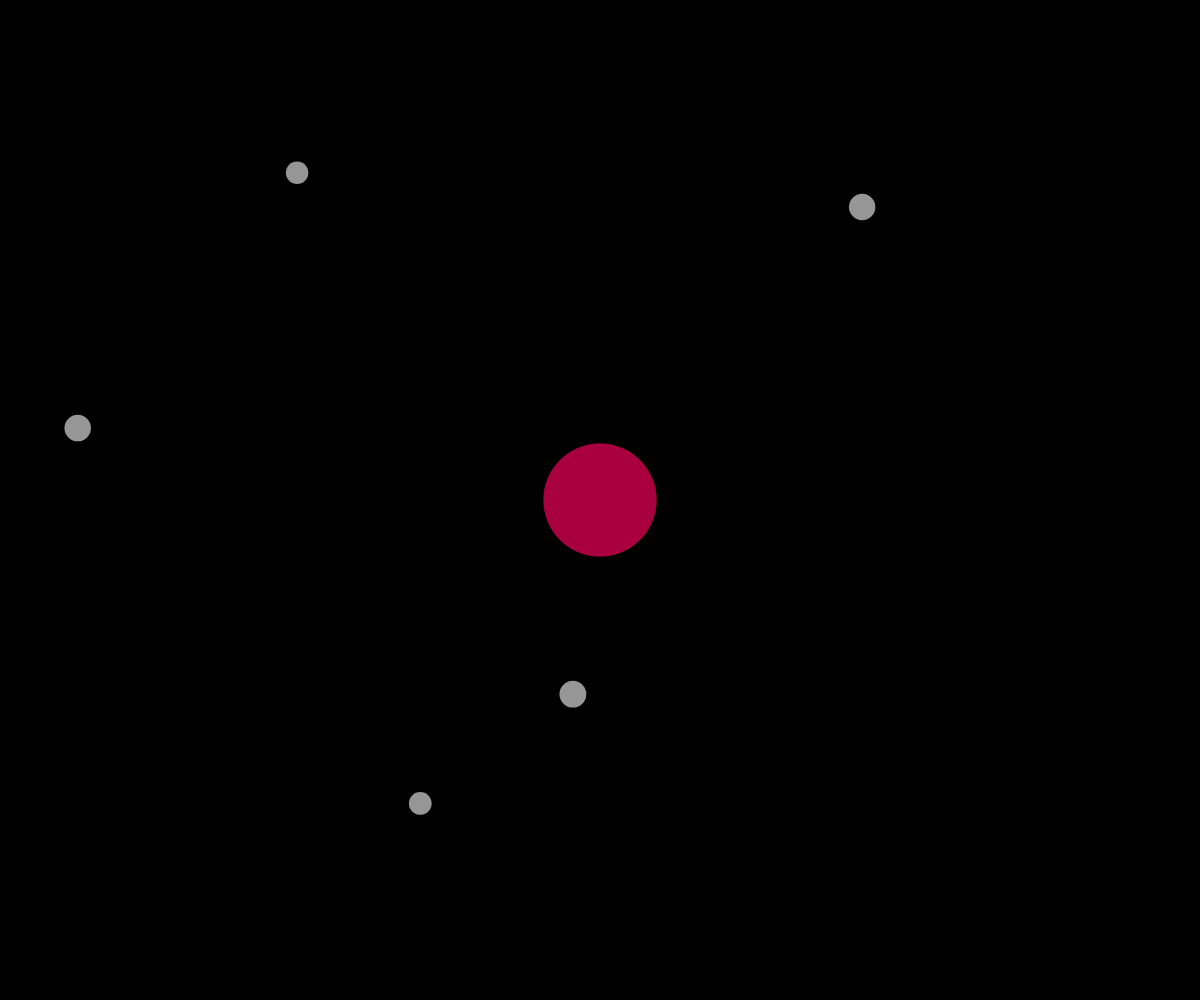
Frame 1 (no input)
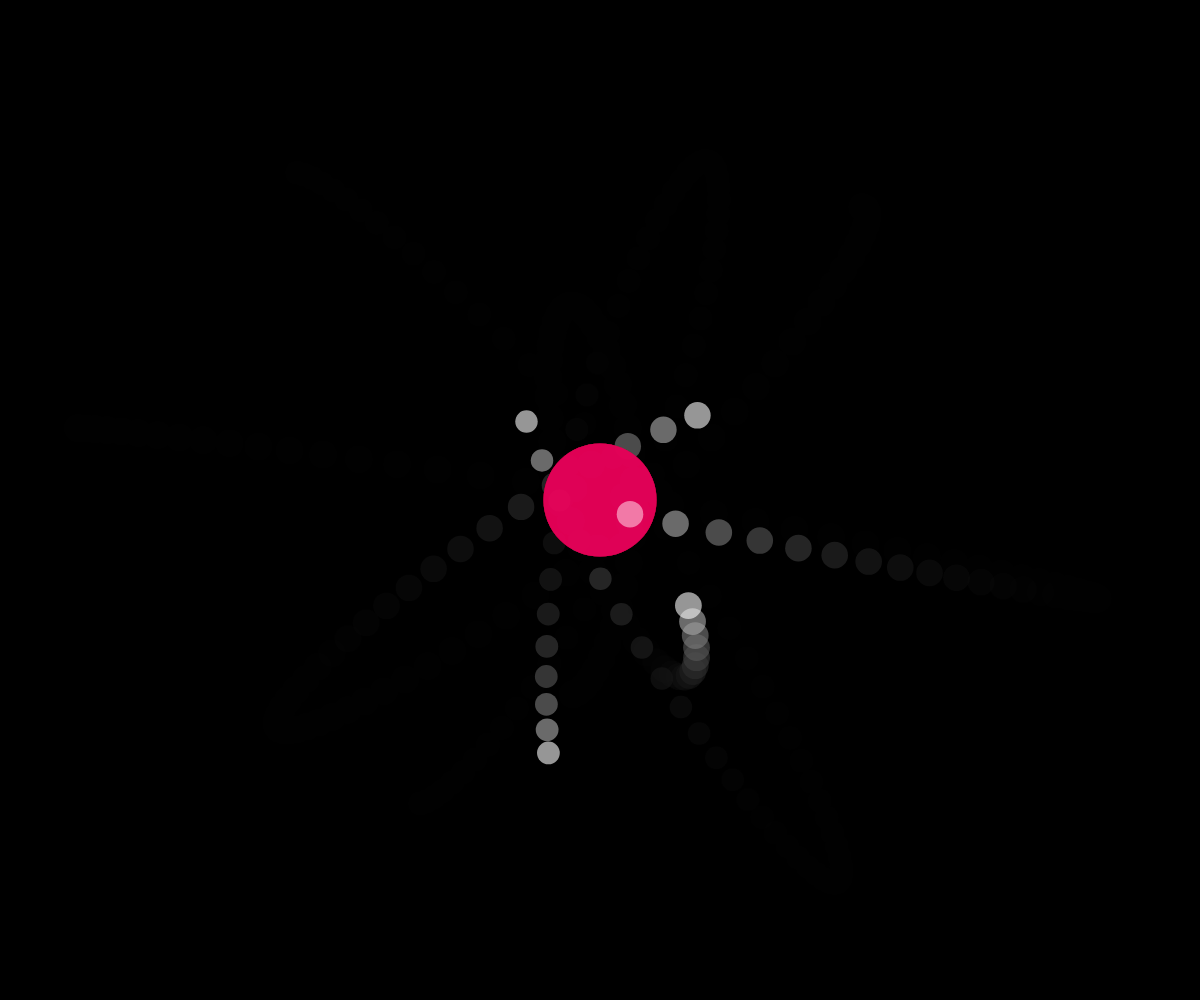
Frame 60 (no input)
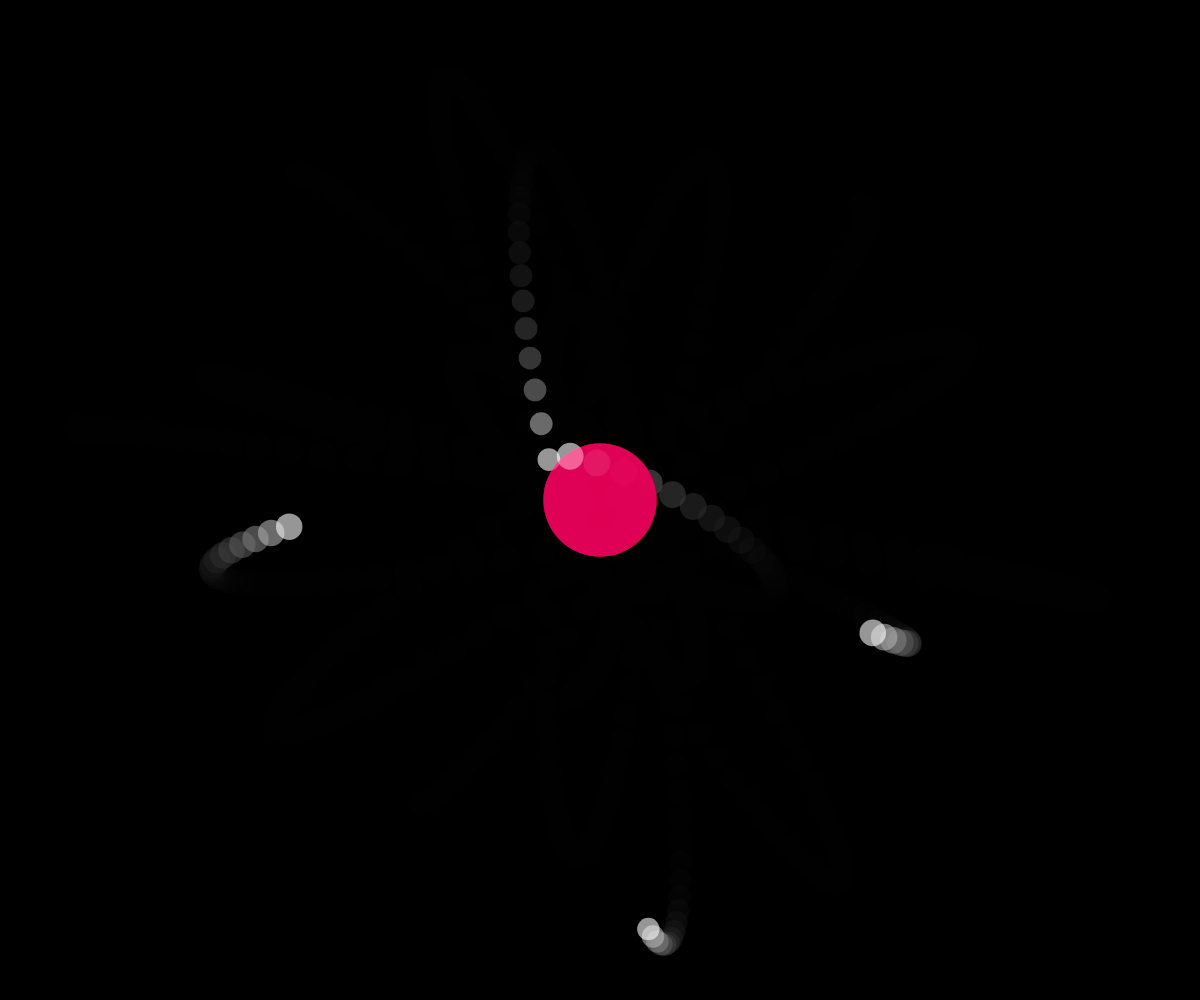
Frame 120 (the mouse pressed at the canvas centre since frame 60)

The p5.js sketch that drew these frames (run headless with seeded random() and noise() and a simulated clock; from frame 60 on, the mouse is pressed at the canvas centre):

// p5.js sketch
// ── sketch.js
let movers = [];
let attractor;

function setup() {
    createCanvas(windowWidth, windowHeight);
    for(let i = 0; i < 5; i ++) {
        let x = random(width);
        let y = random(height);
        let m = random(25, 50);
        movers[i] = new Mover(x, y, m);
    }
    
    attractor = new Attractor(width / 2, height / 2, 800);
    background(0); 
}

function draw() {
    background(0, 75); 

    for(mover of movers) {
        mover.update();
        mover.show();
        attractor.attract(mover);
    attractor.show();
    }
    

    
}
// ── attractor.js
class Attractor {

    constructor(x, y, m) {

        this.pos = createVector(x, y);
        this.mass = m;
        this.r = sqrt(this.mass) * 2;
    }

    attract(obj) {
        let force = p5.Vector.sub(this.pos, obj.pos);
        let distanceSq = constrain(force.magSq(), 25, 1000);

        let G = 3;

        let strength = G * (this.mass * obj.mass) / distanceSq;

        force.setMag(strength);

        obj.applyForce(force);
    }

    show() {
        fill(255, 0, 100, 50);
        noStroke();
        ellipse(this.pos.x, this.pos.y, this.r * 2);
    }

}
// ── mover.js
class Mover {

    constructor(x, y, m) {
        this.mass = m;
        this.r = sqrt(this.mass) * 2;

        this.pos = createVector(x, y);
        // this.vel = p5.Vector.random2D();
        
        this.vel = createVector(1, 0);
        this.vel.mult(5);
        this.acc = createVector(0, 0);
    }

    applyForce(force) {
        let f = p5.Vector.div(force, this.mass);
        this.acc.add(f);
    }

    update() {
        this.vel.add(this.acc);
        this.pos.add(this.vel);
        this.acc.set(0, 0);
    }

    show() {
        noStroke();
        strokeWeight(2)
        fill(255, 150);
        ellipse(this.pos.x, this.pos.y, this.r * 2);
    }

}
